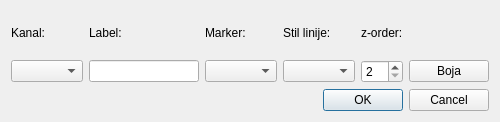
<?xml version="1.0" encoding="UTF-8"?>
<ui version="4.0">
 <class>Dialog</class>
 <widget class="QDialog" name="Dialog">
  <property name="geometry">
   <rect>
    <x>0</x>
    <y>0</y>
    <width>500</width>
    <height>122</height>
   </rect>
  </property>
  <property name="windowTitle">
   <string>Izaberi pomocni graf</string>
  </property>
  <layout class="QVBoxLayout" name="verticalLayout">
   <item>
    <layout class="QGridLayout" name="gridLayout">
     <item row="1" column="0">
      <widget class="QComboBox" name="comboKanal"/>
     </item>
     <item row="0" column="2">
      <widget class="QLabel" name="label_3">
       <property name="text">
        <string>Marker:</string>
       </property>
      </widget>
     </item>
     <item row="0" column="0">
      <widget class="QLabel" name="label">
       <property name="text">
        <string>Kanal:</string>
       </property>
      </widget>
     </item>
     <item row="0" column="3">
      <widget class="QLabel" name="label_4">
       <property name="text">
        <string>Stil linije:</string>
       </property>
      </widget>
     </item>
     <item row="1" column="2">
      <widget class="QComboBox" name="comboMarker"/>
     </item>
     <item row="1" column="5">
      <widget class="QPushButton" name="gumbBoja">
       <property name="text">
        <string>Boja</string>
       </property>
      </widget>
     </item>
     <item row="1" column="3">
      <widget class="QComboBox" name="comboLine"/>
     </item>
     <item row="0" column="4">
      <widget class="QLabel" name="label_2">
       <property name="text">
        <string>z-order:</string>
       </property>
      </widget>
     </item>
     <item row="1" column="4">
      <widget class="QSpinBox" name="spinZ">
       <property name="minimum">
        <number>2</number>
       </property>
      </widget>
     </item>
     <item row="0" column="1">
      <widget class="QLabel" name="label_5">
       <property name="text">
        <string>Label:</string>
       </property>
      </widget>
     </item>
     <item row="1" column="1">
      <widget class="QLineEdit" name="lineEdit">
       <property name="minimumSize">
        <size>
         <width>80</width>
         <height>0</height>
        </size>
       </property>
      </widget>
     </item>
    </layout>
   </item>
   <item>
    <widget class="QDialogButtonBox" name="buttonBox">
     <property name="orientation">
      <enum>Qt::Horizontal</enum>
     </property>
     <property name="standardButtons">
      <set>QDialogButtonBox::Cancel|QDialogButtonBox::Ok</set>
     </property>
    </widget>
   </item>
  </layout>
 </widget>
 <resources/>
 <connections>
  <connection>
   <sender>buttonBox</sender>
   <signal>accepted()</signal>
   <receiver>Dialog</receiver>
   <slot>accept()</slot>
   <hints>
    <hint type="sourcelabel">
     <x>248</x>
     <y>254</y>
    </hint>
    <hint type="destinationlabel">
     <x>157</x>
     <y>274</y>
    </hint>
   </hints>
  </connection>
  <connection>
   <sender>buttonBox</sender>
   <signal>rejected()</signal>
   <receiver>Dialog</receiver>
   <slot>reject()</slot>
   <hints>
    <hint type="sourcelabel">
     <x>316</x>
     <y>260</y>
    </hint>
    <hint type="destinationlabel">
     <x>286</x>
     <y>274</y>
    </hint>
   </hints>
  </connection>
 </connections>
</ui>
